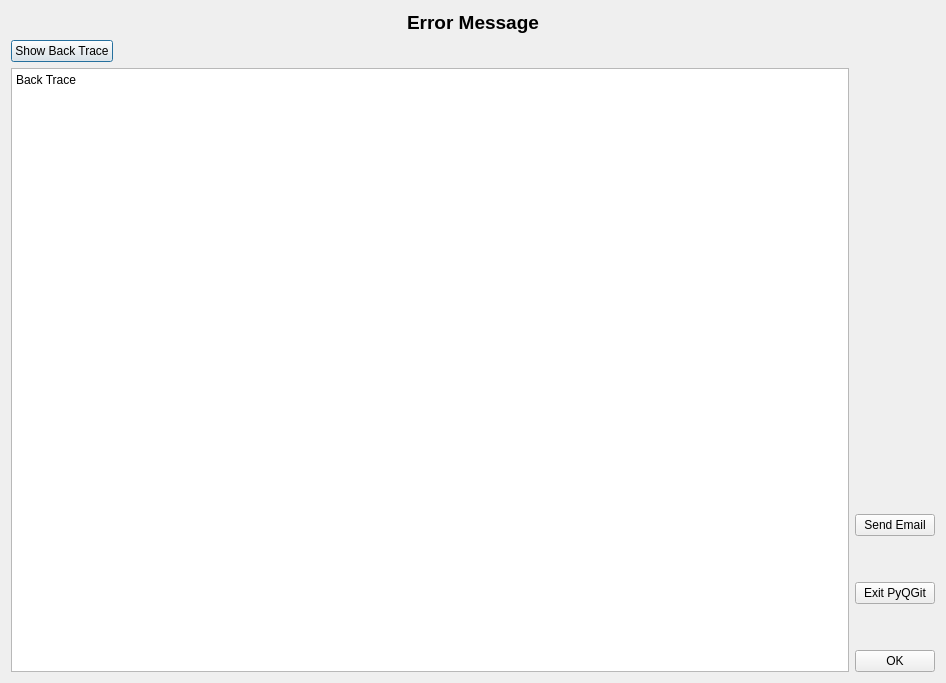
<?xml version="1.0" encoding="UTF-8"?>
<ui version="4.0">
 <class>critical_error_form</class>
 <widget class="QDialog" name="critical_error_form">
  <property name="windowModality">
   <enum>Qt::ApplicationModal</enum>
  </property>
  <property name="geometry">
   <rect>
    <x>0</x>
    <y>0</y>
    <width>946</width>
    <height>683</height>
   </rect>
  </property>
  <property name="windowTitle">
   <string>PyQGit Critical Error</string>
  </property>
  <layout class="QVBoxLayout" name="verticalLayout_3">
   <item>
    <widget class="QLabel" name="error_message_label">
     <property name="sizePolicy">
      <sizepolicy hsizetype="Expanding" vsizetype="Minimum">
       <horstretch>0</horstretch>
       <verstretch>0</verstretch>
      </sizepolicy>
     </property>
     <property name="font">
      <font>
       <pointsize>14</pointsize>
       <weight>75</weight>
       <bold>true</bold>
      </font>
     </property>
     <property name="lineWidth">
      <number>1</number>
     </property>
     <property name="text">
      <string>Error Message</string>
     </property>
     <property name="textFormat">
      <enum>Qt::RichText</enum>
     </property>
     <property name="alignment">
      <set>Qt::AlignCenter</set>
     </property>
    </widget>
   </item>
   <item>
    <layout class="QHBoxLayout" name="horizontalLayout_3">
     <item>
      <layout class="QVBoxLayout" name="verticalLayout_2">
       <item>
        <layout class="QHBoxLayout" name="horizontalLayout">
         <item>
          <widget class="QPushButton" name="show_backtrace_button">
           <property name="sizePolicy">
            <sizepolicy hsizetype="Fixed" vsizetype="Fixed">
             <horstretch>0</horstretch>
             <verstretch>0</verstretch>
            </sizepolicy>
           </property>
           <property name="text">
            <string>Show Back Trace</string>
           </property>
          </widget>
         </item>
         <item>
          <spacer name="horizontalSpacer">
           <property name="orientation">
            <enum>Qt::Horizontal</enum>
           </property>
           <property name="sizeHint" stdset="0">
            <size>
             <width>40</width>
             <height>20</height>
            </size>
           </property>
          </spacer>
         </item>
        </layout>
       </item>
       <item>
        <widget class="QTextEdit" name="back_trace_text_browser">
         <property name="enabled">
          <bool>true</bool>
         </property>
         <property name="minimumSize">
          <size>
           <width>800</width>
           <height>500</height>
          </size>
         </property>
         <property name="documentTitle">
          <string notr="true"/>
         </property>
         <property name="readOnly">
          <bool>true</bool>
         </property>
         <property name="html">
          <string>&lt;!DOCTYPE HTML PUBLIC &quot;-//W3C//DTD HTML 4.0//EN&quot; &quot;http://www.w3.org/TR/REC-html40/strict.dtd&quot;&gt;
&lt;html&gt;&lt;head&gt;&lt;meta name=&quot;qrichtext&quot; content=&quot;1&quot; /&gt;&lt;style type=&quot;text/css&quot;&gt;
p, li { white-space: pre-wrap; }
&lt;/style&gt;&lt;/head&gt;&lt;body style=&quot; font-family:'Sans Serif'; font-size:10pt; font-weight:400; font-style:normal;&quot;&gt;
&lt;p style=&quot; margin-top:0px; margin-bottom:0px; margin-left:0px; margin-right:0px; -qt-block-indent:0; text-indent:0px;&quot;&gt;&lt;span style=&quot; font-size:9pt;&quot;&gt;Back Trace&lt;/span&gt;&lt;/p&gt;&lt;/body&gt;&lt;/html&gt;</string>
         </property>
        </widget>
       </item>
      </layout>
     </item>
     <item>
      <layout class="QVBoxLayout" name="verticalLayout">
       <item>
        <spacer name="verticalSpacer">
         <property name="orientation">
          <enum>Qt::Vertical</enum>
         </property>
         <property name="sizeHint" stdset="0">
          <size>
           <width>20</width>
           <height>40</height>
          </size>
         </property>
        </spacer>
       </item>
       <item>
        <widget class="QPushButton" name="send_email_button">
         <property name="sizePolicy">
          <sizepolicy hsizetype="Fixed" vsizetype="Fixed">
           <horstretch>0</horstretch>
           <verstretch>0</verstretch>
          </sizepolicy>
         </property>
         <property name="text">
          <string>Send Email</string>
         </property>
        </widget>
       </item>
       <item>
        <spacer name="verticalSpacer_4">
         <property name="orientation">
          <enum>Qt::Vertical</enum>
         </property>
         <property name="sizeType">
          <enum>QSizePolicy::Fixed</enum>
         </property>
         <property name="sizeHint" stdset="0">
          <size>
           <width>20</width>
           <height>40</height>
          </size>
         </property>
        </spacer>
       </item>
       <item>
        <widget class="QPushButton" name="exit_button">
         <property name="sizePolicy">
          <sizepolicy hsizetype="Fixed" vsizetype="Fixed">
           <horstretch>0</horstretch>
           <verstretch>0</verstretch>
          </sizepolicy>
         </property>
         <property name="text">
          <string>Exit PyQGit</string>
         </property>
        </widget>
       </item>
       <item>
        <spacer name="verticalSpacer_3">
         <property name="orientation">
          <enum>Qt::Vertical</enum>
         </property>
         <property name="sizeType">
          <enum>QSizePolicy::Fixed</enum>
         </property>
         <property name="sizeHint" stdset="0">
          <size>
           <width>20</width>
           <height>40</height>
          </size>
         </property>
        </spacer>
       </item>
       <item>
        <widget class="QPushButton" name="ok_button">
         <property name="sizePolicy">
          <sizepolicy hsizetype="Fixed" vsizetype="Fixed">
           <horstretch>0</horstretch>
           <verstretch>0</verstretch>
          </sizepolicy>
         </property>
         <property name="text">
          <string>OK</string>
         </property>
        </widget>
       </item>
      </layout>
     </item>
    </layout>
   </item>
  </layout>
 </widget>
 <tabstops>
  <tabstop>exit_button</tabstop>
  <tabstop>ok_button</tabstop>
 </tabstops>
 <resources/>
 <connections>
  <connection>
   <sender>ok_button</sender>
   <signal>clicked()</signal>
   <receiver>critical_error_form</receiver>
   <slot>accept()</slot>
   <hints>
    <hint type="sourcelabel">
     <x>901</x>
     <y>668</y>
    </hint>
    <hint type="destinationlabel">
     <x>932</x>
     <y>931</y>
    </hint>
   </hints>
  </connection>
 </connections>
</ui>
